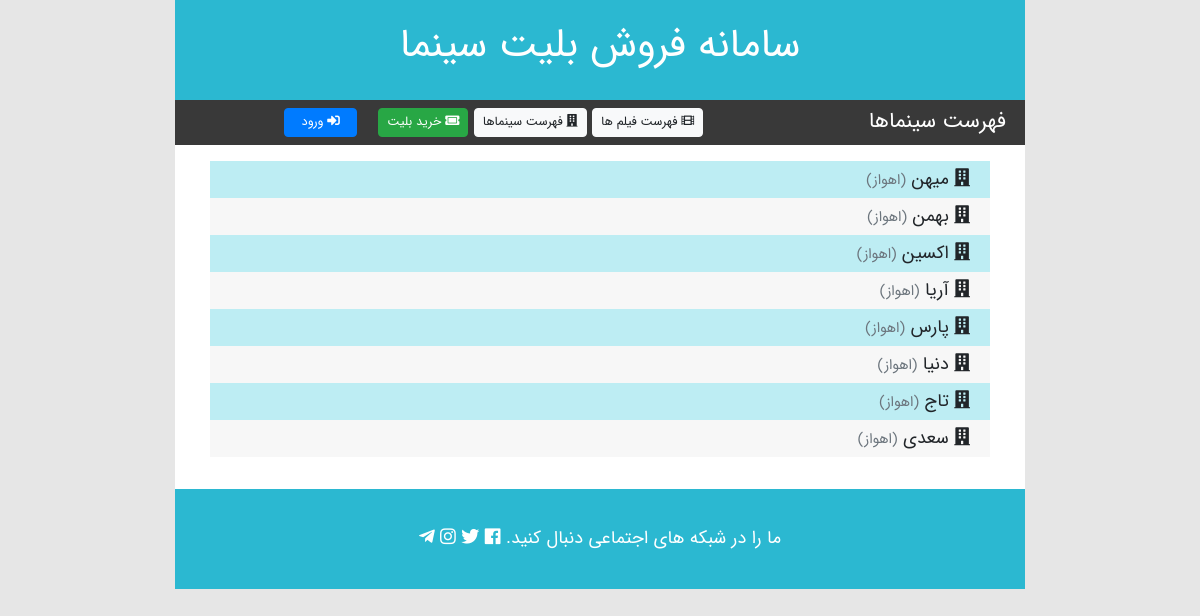
The app's page /ticketing/cinema/list/ with its own data.
### ticketing/models.py (models this page shows)
class Cinema (models.Model):
    class Meta:
        verbose_name = 'سینما'
        verbose_name_plural = 'سینما'
    cinema_id = models.IntegerField('کد سینما', primary_key=True)
    name = models.CharField('نام', max_length=50)
    city = models.CharField('شهر', max_length=30, default='اهواز')
    capacity = models.IntegerField('گنجایش')
    phone = models.CharField(
        'شماره تلفن', max_length=20, null=True, blank=True)
    address = models.TextField('آدرس')
    image = models.ImageField(
        '', upload_to='cinema_images/', null=True, blank=True)
    def __str__(self):
        return self.name

### ticketing/views.py (the view)
# urls.py: path('cinema/list/', views.cinema_list, name='cinema_list'),
def cinema_list(request):
    cinemas = Cinema.objects.all()
    context = {
        'cinemas': cinemas
    }
    return render(request, 'ticketing/cinema_list.html', context)

### ticketing/templates/ticketing/cinema_list.html (shortened to what this page needs)
{% extends "ticketing/base_page.html" %}
{% load static %}
{% block toolbar_title %}
فهرست سینماها
{% endblock %}
{% block main_content %}
<div class="row ">
    <div class="col py-3">
        {% if cinemas %}
        <ul class="item-list">
            {% for cinema in cinemas %}
            <li>
                <a href="{% url 'ticketing:cinema_details' cinema_id=cinema.cinema_id %}">
                <i class="fas fa-building"></i>
                {{ cinema }}
                <small class="text-muted">
                    ({{cinema.city}})
                </small>
                </a>
            </li>
            {% endfor %}
        </ul>
            {% else %}
                <div class="alert alert-danger align-items-center text-center">
                    هیچ سینمایی موجود نیست
                </div>
            {% endif %}
    </div>
</div>
{% endblock %}

### ticketing/templates/ticketing/base_page.html (shortened to what this page needs)
{% load static %}
<!DOCTYPE html>
<html lang="fa-IR" dir="rtl">
<head>
    <link rel="stylesheet" href="/static/ticketing/css/bootstrap.css">
    <link rel="stylesheet" href="/static/ticketing/css/font-awesome.css">
    <link rel="stylesheet" href="/static/ticketing/css/style.css">
</head>
<body>
    <div class="container" id="container">
        <div class="row align-items-center" id="header">
            <div class="col text-center">
                <h1>سامانه فروش بلیت سینما</h1>
            </div>
        </div>
        <div class="row align-items-center py-2" id="toolbar">
            <div class="col-3">
                <h4 class="px-1">
                    {% block toolbar_title %} {% endblock %}
                </h4>
            </div>
            {% block toolbar_buttons %}
            <div class="col-9 text-left">
                <div class="col text-center">
                    <a class="btn btn-light py-1 px-2" href="{% url 'ticketing:movie_list' %}"> <i
                            class="fas fa-film"></i> فهرست فیلم ها
                    </a>
                    <a class="btn btn-light py-1 px-2" href="{% url 'ticketing:cinema_list' %}"><i
                            class="fas fa-building"></i> فهرست سینماها
                    </a>
                    <a class="btn btn-success py-1 px-2" href="{% url 'ticketing:showtime_list' %}">
                        <i class="fas fa-ticket-alt"></i>
                        خرید بلیت
                    </a>
                    {% if user.is_authenticated %}
                    <div class="dropdown">
                        <a href="#" class="btn btn-primary dropdown-toggle py-1 px-2" id="user-button"
                            data-toggle="dropdown" aria-haspopup="true" aria-expanded="false">
                            <i class="fas fa-user"></i>
                            {{ user.get_full_name }}
                        </a>
                        <div class="dropdown-menu" aria-labelledby="user-button">
                            <a href="{% url 'accounts:profile_details' %}" class="dropdown-item">
                                <i class="far fa-address-card"></i>
                                نمایه کاربری
                            </a>
                            <a href="{% url 'accounts:logout' %}" class="dropdown-item">
                                <i class="fas fa-sign-out-alt"></i>
                                خروج
                            </a>
                        </div>
                    </div>
                    {% else %}
                    <a href="{% url 'accounts:login' %}" class="btn btn-primary py-1 px-3 mr-3">
                        <i class="fas fa-sign-in-alt"></i>
                        ورود
                    </a>
                    {% endif %}
                    {% endblock %}
                </div>
            </div>
        </div>
        {% block main_content %} {% endblock %}
        <div class="row align-items-center" id="footer">
            <div class="col text-center">
                <span>
                    ما را در شبکه های اجتماعی دنبال کنید.
                    <a href="#" class="social-media-icon">
                        <i class="fab fa-facebook"></i>
                    </a>
                    <a href="#" class="social-media-icon">
                        <i class="fab fa-twitter"></i>
                    </a>
                    <a href="#" class="social-media-icon">
                        <i class="fab fa-instagram"></i>
                    </a>
                    <a href="#" class="social-media-icon">
                        <i class="fab fa-telegram-plane"></i>
                    </a>
                </span>
            </div>
        </div>
    </div>
</body>
</html>

### ticketing/static/ticketing/css/style.css (style rules this page uses)
body { direction: rtl; text-align: right; font-family: IRANSansWeb; font-size: 18px !important; margin: 0; background-color: #e6e6e6; }
#container { max-width: 850px; margin: 0 auto; background-color: #ffffff; }
#header { background-color: #2bb8d1; color: #ffffff; height: 100px; }
#toolbar { background-color: #393939; color: #ffffff; min-height: 30px; }
#toolbar h4 { font-size: 1.2em; margin: 0; }
#toolbar .btn { font-size: 0.7em; }
#footer { background-color: #2bb8d1; color: #ffffff; height: 100px; }
a.social-media-icon { color: inherit !important; text-decoration: none !important; }
ul.item-list { padding: 0 20px; }
ul.item-list>li { list-style: none; padding: 5px 20px; background-color: #bdedf3; }
ul.item-list>li:nth-child(2n) { background-color: #f7f7f7f1; }
ul.item-list>li>a { display: block; text-decoration: none; color: inherit; }

### records on screen
Cinema: name "میهن", city "اهواز"
Cinema: name "بهمن", city "اهواز"
Cinema: name "اکسین", city "اهواز"
Cinema: name "آریا", city "اهواز"
Cinema: name "پارس", city "اهواز"
Cinema: name "دنیا", city "اهواز"
Cinema: name "تاج", city "اهواز"
Cinema: name "سعدی", city "اهواز"
